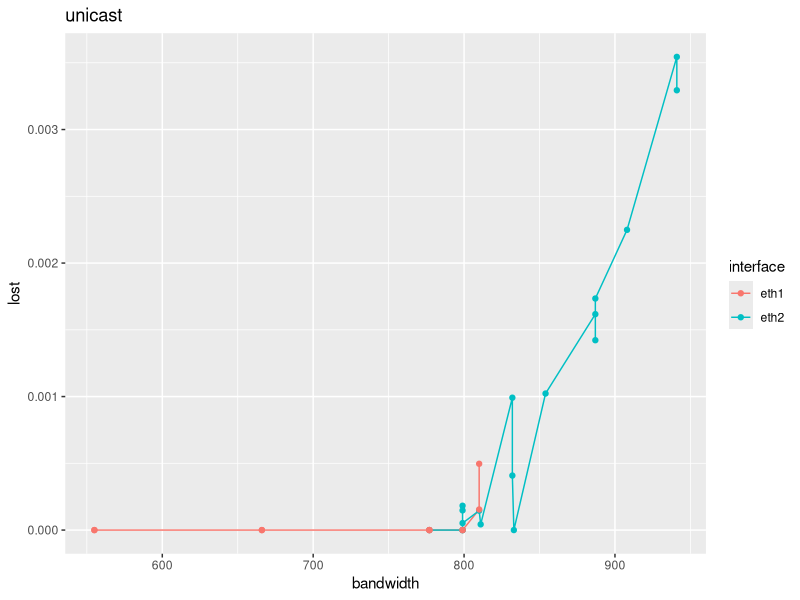
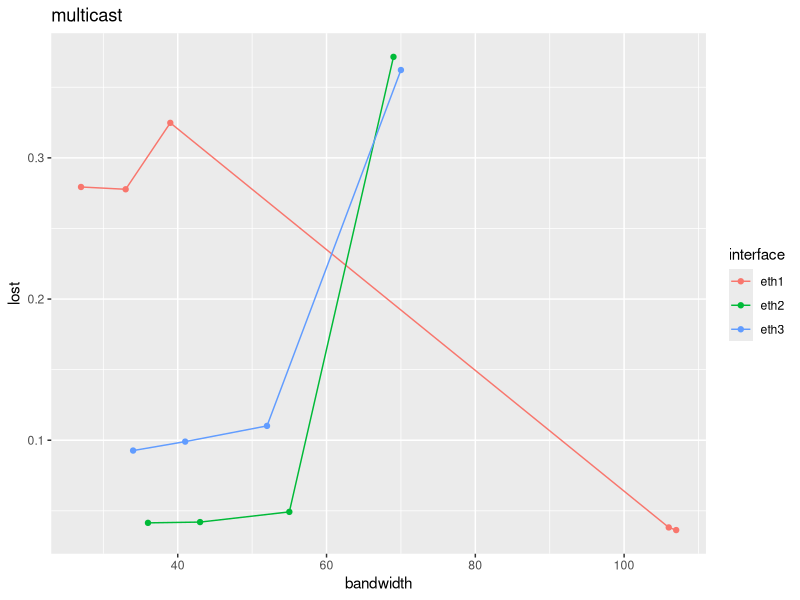

R code for these plots, in order:
library("ggplot2")

s = read.csv('single.txt', col.names=c('interface', 'bandwidth', 'lost'))

c = read.csv('multicast.txt', col.names=c('interface', 'bandwidth', 'lost'))

pdf('plot.pdf')

ggplot(s, aes(x=bandwidth, y=lost, colour=interface)) + 
geom_line(aes(group=interface)) + geom_point() + ggtitle("unicast")

ggplot(c, aes(x=bandwidth, y=lost, colour=interface)) + 
geom_line(aes(group=interface)) + geom_point() + ggtitle("multicast")

dev.off()
